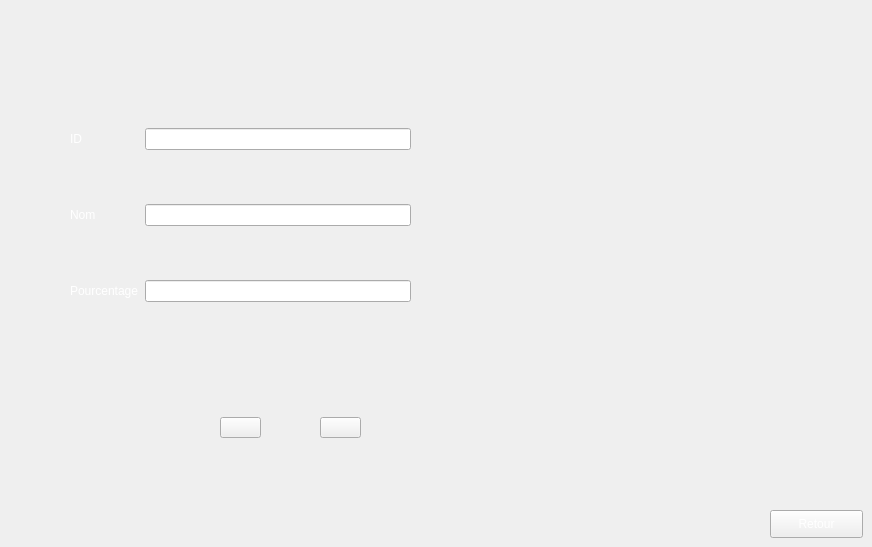
        <widget class="QWidget" name="tab_13">
         <attribute name="title">
          <string>Ajouter</string>
         </attribute>
         <widget class="QPushButton" name="pushButton__valider_promotions_ajouter">
          <property name="geometry">
           <rect>
            <x>220</x>
            <y>417</y>
            <width>41</width>
            <height>21</height>
           </rect>
          </property>
          <property name="styleSheet">
           <string notr="true">border-image: url(:/ressource/add.png);</string>
          </property>
          <property name="text">
           <string/>
          </property>
          <property name="icon">
           <iconset resource="src.qrc">
            <normaloff>:/ressource/add.png</normaloff>:/ressource/add.png</iconset>
          </property>
         </widget>
         <widget class="QPushButton" name="pushButton_modif_promotions">
          <property name="geometry">
           <rect>
            <x>320</x>
            <y>417</y>
            <width>41</width>
            <height>21</height>
           </rect>
          </property>
          <property name="styleSheet">
           <string notr="true">border-image: url(:/ressource/modify.png);</string>
          </property>
          <property name="text">
           <string/>
          </property>
         </widget>
         <widget class="QWidget" name="layoutWidget">
          <property name="geometry">
           <rect>
            <x>70</x>
            <y>80</y>
            <width>341</width>
            <height>271</height>
           </rect>
          </property>
          <layout class="QGridLayout" name="gridLayout_ajoutprom">
           <item row="0" column="0">
            <widget class="QLabel" name="label_ID_promotions_ajouter">
             <property name="styleSheet">
              <string notr="true">color: rgb(255, 255, 255);</string>
             </property>
             <property name="text">
              <string>ID</string>
             </property>
            </widget>
           </item>
           <item row="0" column="1">
            <widget class="QLineEdit" name="lineEdit_ID_promotions_ajouter"/>
           </item>
           <item row="1" column="0">
            <widget class="QLabel" name="label_Nom_promotions_ajouter">
             <property name="styleSheet">
              <string notr="true">color: rgb(255, 255, 255);</string>
             </property>
             <property name="text">
              <string>Nom</string>
             </property>
            </widget>
           </item>
           <item row="1" column="1">
            <widget class="QLineEdit" name="lineEdit_Nom_promotions_ajouter"/>
           </item>
           <item row="2" column="0">
            <widget class="QLabel" name="label_pourcentge_promotions_ajouter">
             <property name="styleSheet">
              <string notr="true">color: rgb(255, 255, 255);</string>
             </property>
             <property name="text">
              <string>Pourcentage</string>
             </property>
            </widget>
           </item>
           <item row="2" column="1">
            <widget class="QLineEdit" name="lineEdit_pourcentge_promotions_ajouter"/>
           </item>
          </layout>
         </widget>
         <widget class="QPushButton" name="pushButton_retour_promotions_ajouter">
          <property name="geometry">
           <rect>
            <x>770</x>
            <y>510</y>
            <width>93</width>
            <height>28</height>
           </rect>
          </property>
          <property name="styleSheet">
           <string notr="true">color: rgb(255, 255, 255);</string>
          </property>
          <property name="text">
           <string>Retour</string>
          </property>
         </widget>
        </widget>
